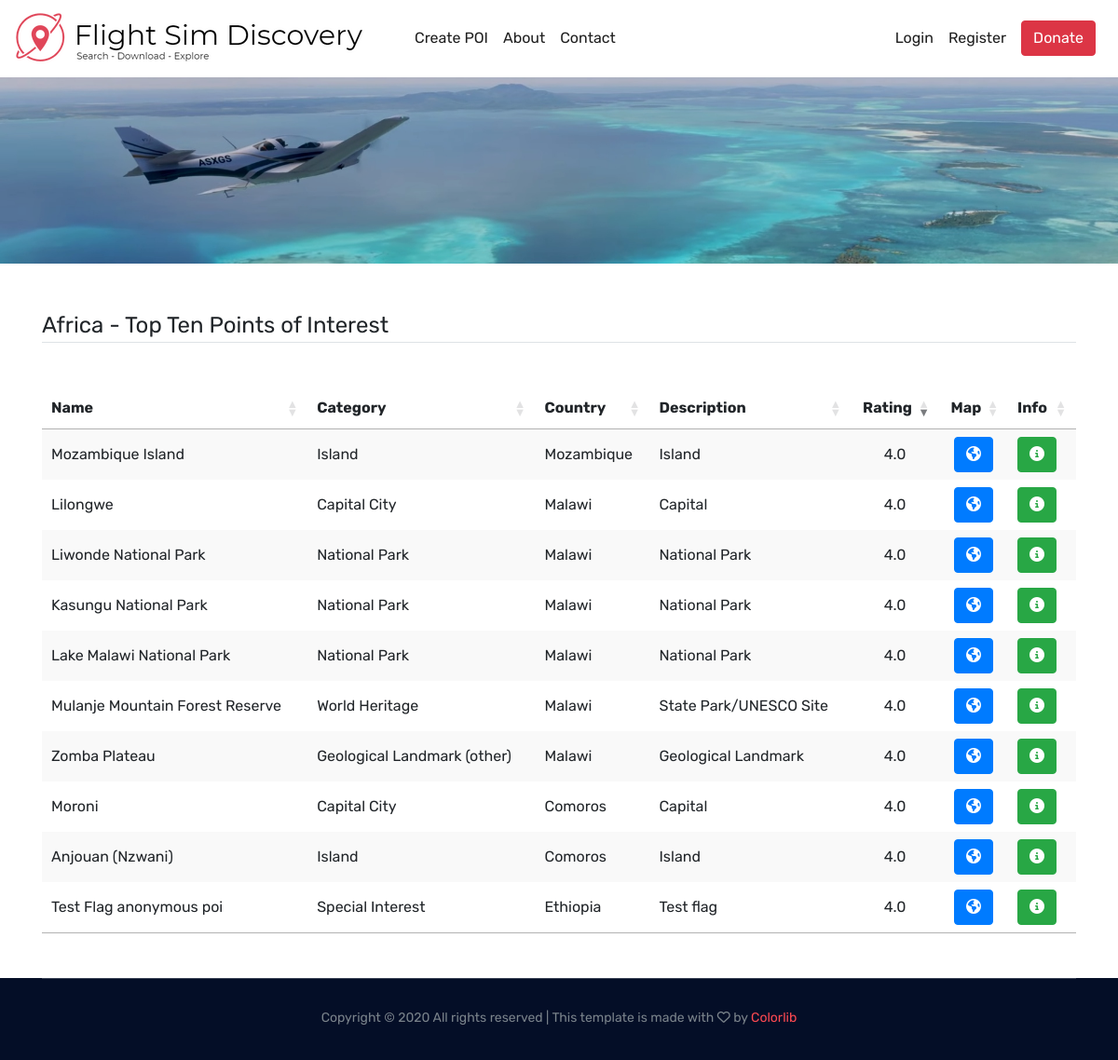
Screenshot of /topten_pois/Africa with the database file from the repository.
### flightsimdiscovery/models.py (models this page shows, shortened)
class Pois(db.Model):
    id = db.Column(db.Integer, primary_key=True)
    user_id = db.Column(db.Integer, db.ForeignKey('user.id'), nullable=False)
    name = db.Column(db.String(50), unique=True, nullable=False)
    latitude = db.Column(db.FLOAT, unique=False, nullable=False)
    longitude = db.Column(db.FLOAT, unique=False, nullable=False)
    region = db.Column(db.String(20), unique=False, nullable=False)
    country = db.Column(db.String(60), unique=False, nullable=False)
    category = db.Column(db.String(20), unique=False, nullable=False)
    description = db.Column(db.Text, nullable=True)
    nearest_icao_code = db.Column(db.String(4), nullable=True)
    date_posted = db.Column(db.DateTime, nullable=False, default=datetime.utcnow)
    share = db.Column(db.Boolean(), nullable=False, default=True)
    flag = db.Column(db.Boolean(), nullable=False, default=False)

### flightsimdiscovery/pois/routes.py (the view)
@pois.route("/topten_pois/<continent>")
def topten_pois(continent):
    region_pois = []
    poi_ratings = []
    topten_pois = []
    data_table = []
    for region in continents_by_region[continent]:
        pois = Pois.query.filter_by(region=region).all()
        region_pois.extend(pois)
    for poi in region_pois:
        rating = str(get_rating(poi.id))
        rating_dict = {'poi_id': poi.id, 'rating': rating}
        poi_ratings.append(rating_dict)
    sorted_poi_ratings = sorted(poi_ratings, key=lambda k: k['rating'])
    for poi_dict in sorted_poi_ratings[-10:]:
        poi = Pois.query.get(poi_dict['poi_id'])
        data_dic = {}
        data_dic['id'] = poi.id
        data_dic['location'] = str(poi.latitude) + ', ' + str(poi.longitude)
        data_dic['name'] = poi.name
        data_dic['category'] = poi.category
        data_dic['country'] = poi.country
        data_dic['description'] = poi.description
        data_dic['rating'] = poi_dict['rating']
        data_table.append(data_dic)
    return render_template('topten_pois.html', pois=data_table, continent=continent)

### flightsimdiscovery/pois/utils.py (called while the page is built)
def get_rating(poi_id):
    rating = 4  # default if error occurs during division
    sum_rating = 0
    ratings = Ratings.query.filter_by(poi_id=poi_id).all()
    number_of_ratings = 0
    for row in ratings:
        sum_rating += int(row.rating_score)
        number_of_ratings += 1
    try:
        rating = '{0:3.1f}'.format(sum_rating / number_of_ratings)
    except:
        print('ERROR occured getting rating.  Problably dividing by zero because no rating for the poi exists.  POI is :  ' + str(poi_id))
    return rating

### flightsimdiscovery/templates/topten_pois.html (shortened to what this page needs)
{% extends "base.html" %}
{% block content %}
<div class="bradcam_area topten_bg">
</div>
<div class="container">
    <div class="topten_pois_section my-5">
        <div class="db_table_area">
            <legend id=topten_title class="border-bottom mb-5">Top Ten Points of Interest</legend>
            <table id="topten_pois_datatable" class="stripe">
                <thead class="">
                <tr>
                    <th scope="col">Name</th>
                    <th scope="col">Category</th>
                    <th scope="col">Country</th>
                    <th scope="col">Description</th>
                    <th scope="col">Rating</th>
                    <th scope="col">Map</th>
                    <th scope="col">Info</th>
                </tr>
                </thead>
                <tbody>
                {% for poi in pois %}
                <tr>
                    <td>{{poi.name}}</td>
                    <td>{{poi.category}}</td>
                    <td>{{poi.country}}</td>
                    <td>{{poi.description}}</td>
                    <td>{{poi.rating}}</td>
                    <td><a href="/{{poi.location}}" class="btn btn-primary" onclick="this.form.submit()" role="button"
                           aria-disabled="true"><i class="fas fa-globe-americas"></i></a></td>
                    <td><a href="https://www.google.com/search?q={{poi.name}}, {{poi.category}}, {{poi.country}}"
                           target="_blank" class="btn btn-success" role="button" aria-disabled="true"><i
                            class="fas fa-info-circle"></i></a></td>
                </tr>
                {% endfor %}
                </tbody>
            </table>
        </div>
    </div>
</div>
{% endblock content %}

### rows the page displays
Pois: name "Mozambique Island", category "Island", country "Mozambique", description "Island", rating "4.0"
Pois: name "Lilongwe", category "Capital City", country "Malawi", description "Capital", rating "4.0"
Pois: name "Liwonde National Park", category "National Park", country "Malawi", description "National Park", rating "4.0"
Pois: name "Kasungu National Park", category "National Park", country "Malawi", description "National Park", rating "4.0"
Pois: name "Lake Malawi National Park", category "National Park", country "Malawi", description "National Park", rating "4.0"
Pois: name "Mulanje Mountain Forest Reserve", category "World Heritage", country "Malawi", description "State Park/UNESCO Site", rating "4.0"
Pois: name "Zomba Plateau", category "Geological Landmark (other)", country "Malawi", description "Geological Landmark", rating "4.0"
Pois: name "Moroni", category "Capital City", country "Comoros", description "Capital", rating "4.0"
Pois: name "Anjouan (Nzwani)", category "Island", country "Comoros", description "Island", rating "4.0"
Pois: name "Test Flag anonymous poi", category "Special Interest", country "Ethiopia", description "Test flag", rating "4.0"
